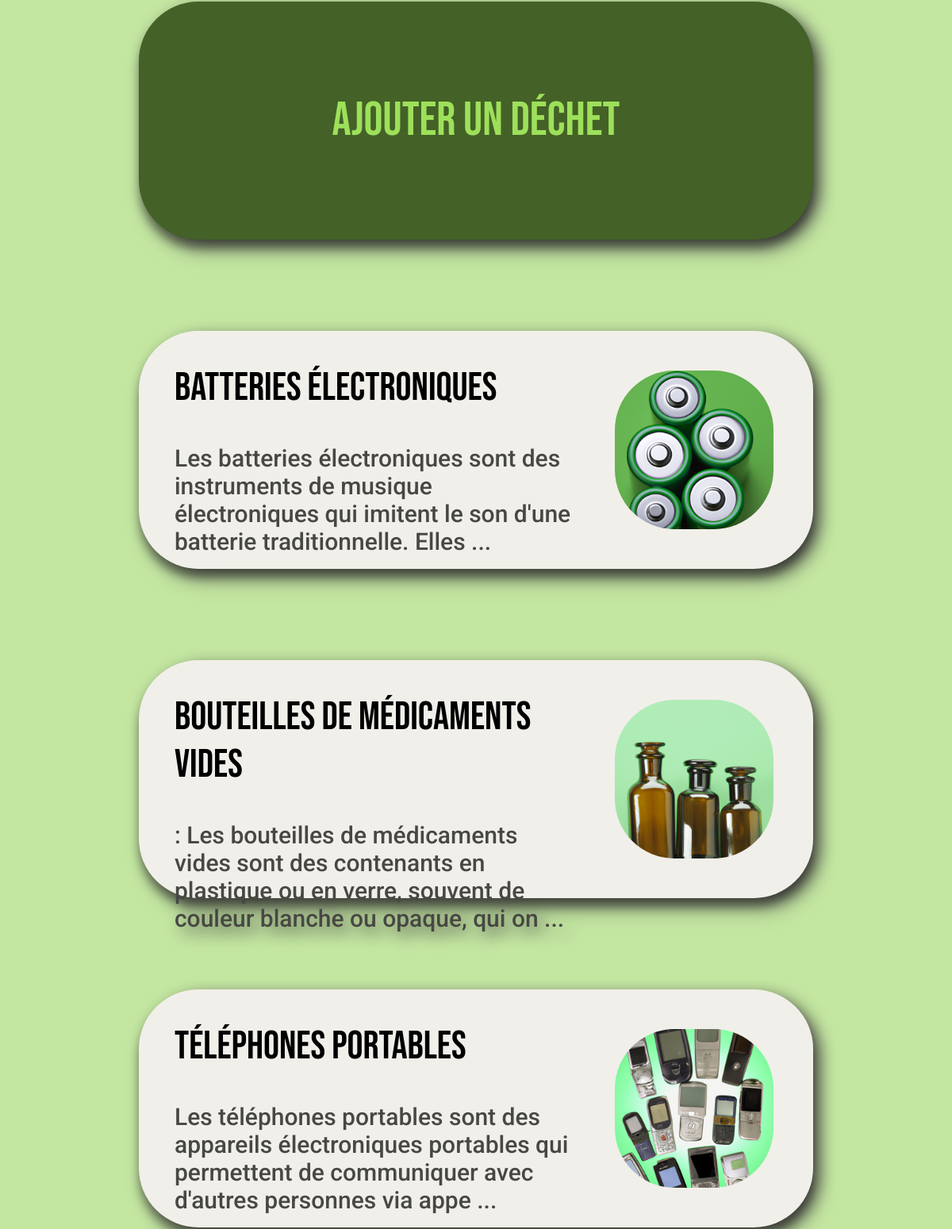
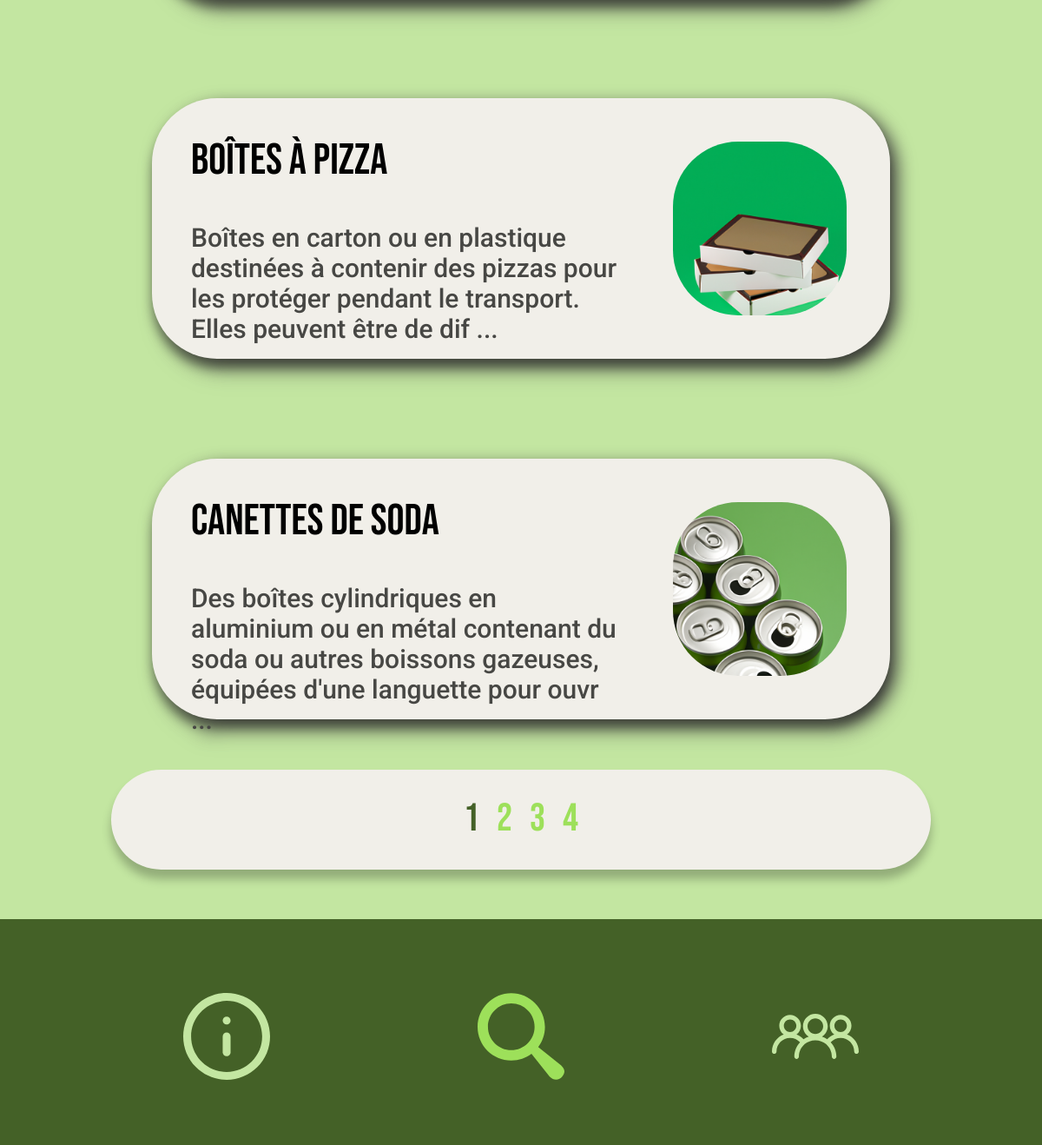
Before: / (lower part) with the older database file (2 pictures, top to bottom).
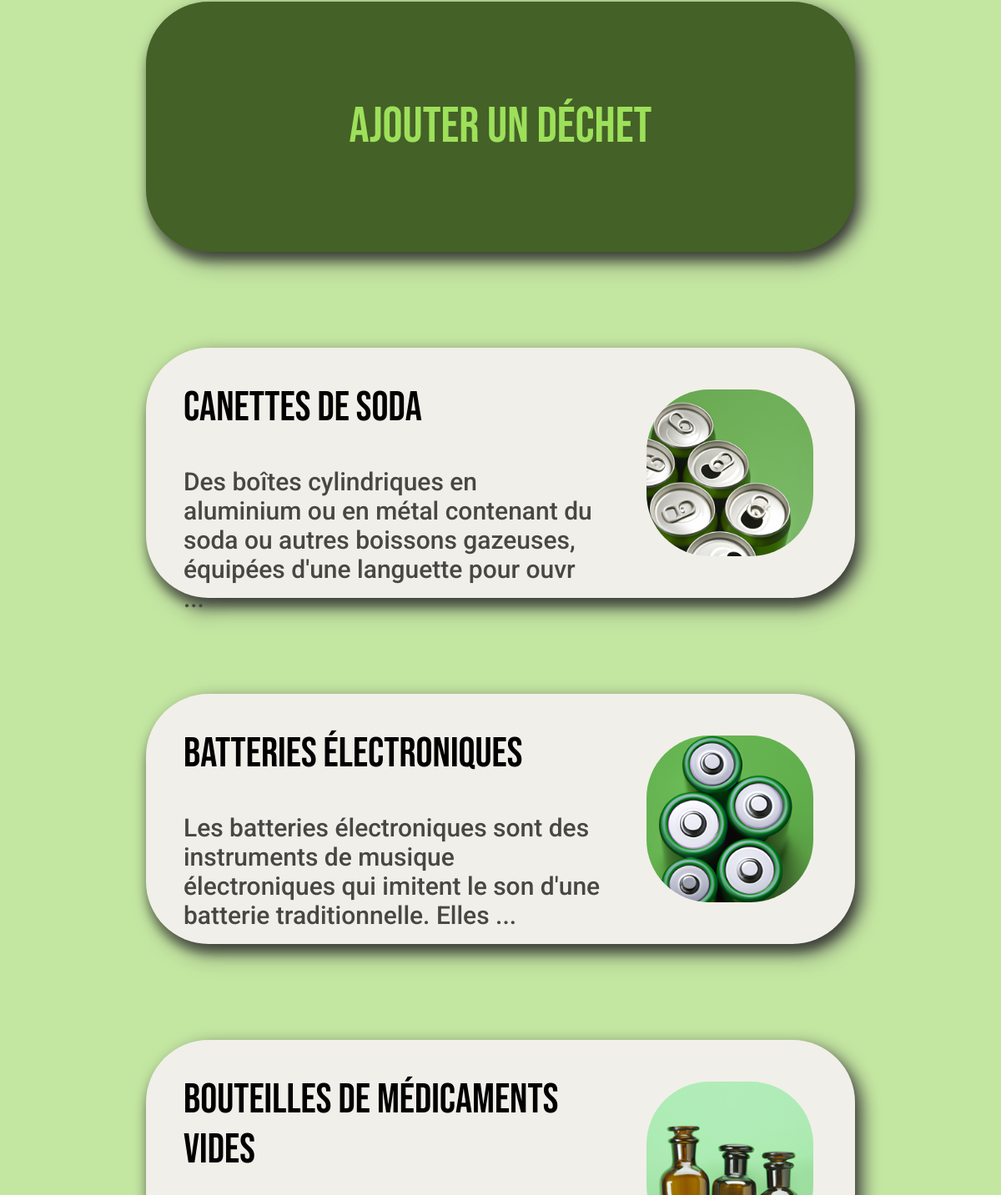
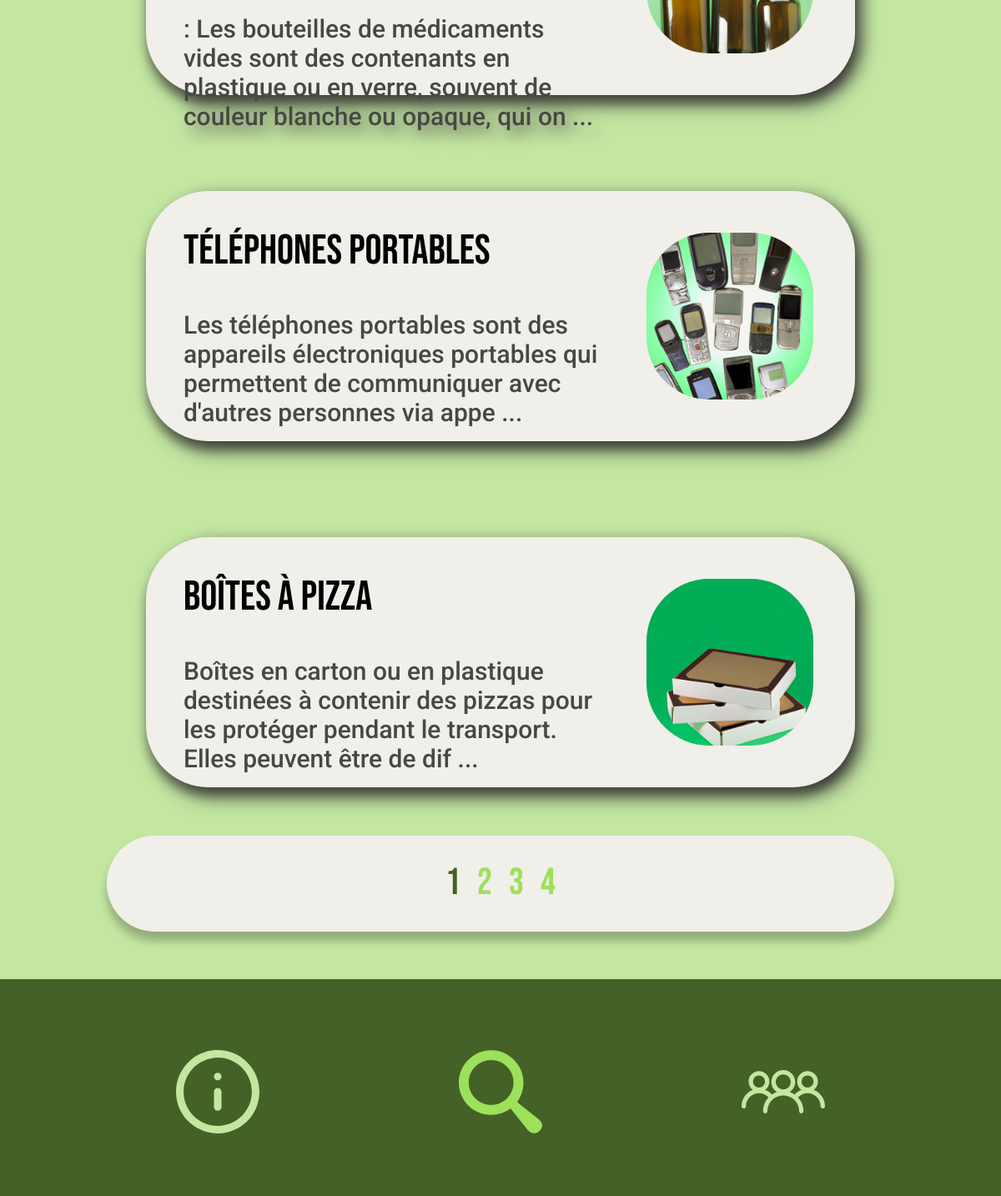
After: the same page with the newer database file (2 pictures, top to bottom).
### app/models.py (models this page shows, shortened)
class Waste(db.Model):
    id = db.Column(db.Integer, primary_key=True)
    name = db.Column(db.String(50), unique=True, nullable=False)
    description = db.Column(db.Text, nullable=False)
    list_recycling_possibilitites = db.Column(db.Text, nullable=False)
    nb_views = db.Column(db.Integer, nullable=False, default=0)
    last_viewed = db.Column(db.DateTime, nullable=False,
                            default=datetime.utcnow)

### app/main/routes.py (the view)
@main_bp.route('/', methods=['GET', 'POST'])
def index():
    form = SearchForm()
    page = request.args.get('page', default=1, type=int)
    search_term = form.search_content.data
    query = Waste.query
    if search_term:
        query = query.filter((Waste.name.ilike(f'%{search_term}%')) | (Waste.description.ilike(f'%{search_term}%')))
        page = 1
    wastes = query.order_by(Waste.last_viewed.desc()).paginate(page=page, per_page=5)
    return render_template('index.html', wastes=wastes, title='Home', form=form, location='index')

### app/templates/index.html (shortened to what this page needs)
{% extends "layout.html" %}
{% block head %}
<link rel="stylesheet" href="{{ url_for('static', filename='css/article-waste-container.css') }}">
<link rel="stylesheet" href="{{ url_for('static', filename='css/container-new.css') }}">
{% endblock %}
{% block content %}
<div class="div-content-site-search">
    <div class="new-container-large">
        <a href="{{url_for('wastes.waste_new')}}" target="_self">
            <h2>Ajouter un déchet</h2>
        </a>
    </div>
    {% for waste in wastes.items %}
    <div class="content-container">
        <a href="{{ url_for('wastes.waste', waste_id=waste.id) }}" target="_self">
            <div class="text-container">
                <h2>{{ waste.name }}</h2>
                {% if waste.description[:130] !=  waste.description[:131] %}
                <p>{{ waste.description[:130] + ' ...' }}</p>
                {% else %}
                <p>{{ waste.description }}</p>
                {% endif %}
            </div>
            <div class="image-container">
                <img src={{ url_for('static', filename='uploads/wastes/' + waste.name + '.png' ) }} alt="Image">
            </div>
        </a>
    </div>
    {% endfor %}
    {% if wastes.pages > 1 %}
    <div class="page-container">
        {% for page_num in wastes.iter_pages(left_edge=2, right_edge=2, left_current=2, right_current=2) %}
        {% if page_num %}
        {% if wastes.page == page_num %}
        <a class="active" href="{{ url_for('main.index', page=page_num) }}">{{ page_num }}</a>
        {% else %}
        <a class="inactive" href="{{ url_for('main.index', page=page_num) }}">{{ page_num }}</a>
        {% endif %}
        {% else %}
        <h2>...</h2>
        {% endif %}
        {% endfor %}
    </div>
    {% endif %}
</div>
{% endblock content %}

### app/templates/layout.html (shortened to what this page needs)
<!DOCTYPE html>
<html>
<head>
    <link rel="stylesheet" href="{{ url_for('static', filename='css/main.css') }}">
    {% block head%}{% endblock %}
</head>
<body>
    {% block content%}{% endblock %}
    <footer>
        <nav>
            <ul>
                <li><a href="{{url_for('main.index')}}" class="btn-index" target="_self">
                        <div>
                            {% if location == 'index' %}
                            <img src="{{ url_for('static', filename='assets/icons/search_2.svg') }}" alt="Icon">
                            {% else %}
                            <img src="{{ url_for('static', filename='assets/icons/search_1.svg') }}" alt="Icon">
                            {% endif %}
                        </div>
                    </a></li>
                <li><a href="{{url_for('articles.articles')}}" class="btn-articles" target="_self">
                        <div>
                            {% if location == 'articles' %}
                            <img src="{{ url_for('static', filename='assets/icons/information_2.svg') }}" alt="Icon">
                            {% else %}
                            <img src="{{ url_for('static', filename='assets/icons/information_1.svg') }}" alt="Icon">
                            {% endif %}
                        </div>
                    </a></li>
                <li><a href="{{url_for('wastes.popular')}}" class="btn-popular" target="_self">
                        <div>
                            {% if location == 'popular' %}
                            <img src="{{ url_for('static', filename='assets/icons/community_2.svg') }}" alt="Icon">
                            {% else %}
                            <img src="{{ url_for('static', filename='assets/icons/community_1.svg') }}" alt="Icon">
                            {% endif %}
                        </div>
                    </a></li>
            </ul>
        </nav>
    </footer>
</body>
</html>

### app/static/css/main.css (style rules this page uses)
body { background-color: #C3E6A1; font-family: 'Roboto', sans-serif; }
.div-content-site-search { position: relative; left: 0%; right: 0%; margin-top: 965px; margin-bottom: 260px; padding-bottom: 230px; }
footer { position: fixed; bottom: 0; left: 0; right: 0; height: 260px; background: #446127; border-top: 1px }
footer a { position: absolute; top: 23.08%; bottom: 23.08%; }
footer ul { list-style: none; }
.btn-articles { left: 15.28%; right: 71.76%; }
.btn-index { left: 43.52%; right: 43.52%; }
.btn-popular { left: 71.76%; right: 15.28%; }
footer a div { position: absolute; left: 17.86%; right: 17.86%; top: 17.86%; bottom: 17.86%; }
.page-container { position: fixed; height: 115px; left: 10.65%; right: 10.65%; bottom: 317.5px; background: #F1EFE9; box-shadow: 0px 11px 11px rgba(0, 0, 0, 0.25); border-radius: 75px; font-family: 'Bebas Neue'; font-style: normal; font-weight: 400; font-size: 45px; line-height: 54px; margin: auto; display: flex; align-items: center; text-align: center; justify-content: center; }
.page-container a, .page-container h2 { padding-left: 10px; padding-right: 10px; text-decoration: none; }
.page-container a.active { color: #446127; }
.page-container a.inactive, .page-container h2 { color: #9DE05A; }

### app/static/css/article-waste-container.css (style rules this page uses)
.content-container { filter: drop-shadow(8px 8px 10px #474744); Width: 850px; Height: 300px; margin-top: 115px; margin-left: calc(50% - 850px/2); margin-right: calc(50% + 850px/2); text-decoration: none; background: #F1EFE9; box-shadow: 0px 11px 11px rgba(0, 0, 0, 0.25); border-radius: 75px; }
.text-container { position: absolute; left: 5.29%; right: 35.88%; font-style: normal; }
.text-container h2 { top: 15%; bottom: 62.67%; font-family: 'Bebas Neue'; font-weight: 400; font-size: 50px; line-height: 60px; display: flex; align-items: center; color: #000000; }
.text-container p { top: 40%; bottom: 15%; font-family: 'Roboto'; font-weight: 500; font-size: 30px; line-height: 35px; color: #474744; }
.image-container { position: absolute; left: 70.59%; right: 5.88%; top: 16.67%; bottom: 16.67%; background: #FFFCF8; border-radius: 75px; }
.image-container img { width: 100%; height: 100%; object-fit: cover; border-radius: 75px; }

### app/static/css/container-new.css (style rules this page uses)
.new-container-large, .new-container { filter: drop-shadow(8px 8px 10px #474744); margin-top: 115px; text-decoration: none; background: #446127; box-shadow: 0px 11px 11px rgba(0, 0, 0, 0.25); border-radius: 75px; }
.new-container-large { Width: 850px; Height: 300px; margin-left: calc(50% - 850px/2); margin-right: calc(50% + 850px/2); }
.new-container-large h2, .new-container h2 { position: absolute; margin: auto; display: flex; align-items: center; justify-content: center; text-align: center; font-family: 'Bebas Neue'; font-style: normal; font-weight: 400; font-size: 60px; line-height: 60px; color: #9DE05A; }
.new-container-large h2 { left: 2.94%; right: 2.94%; top: 38.67%; bottom: 39%; }

Changed rows visible on the page:
changed Waste "canettes de soda": moves up the list
